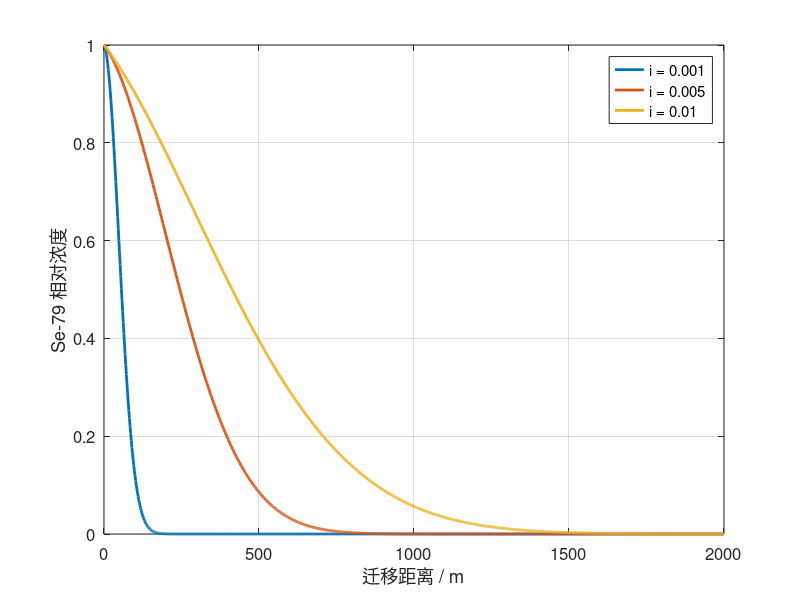

MATLAB code to generate this figure:
clc; clear; close all;

%% 距离
x = linspace(0,2000,1000);   % m

%% 水力坡度
i_list = [0.001, 0.005, 0.01];
label_list = {'i = 0.001','i = 0.005','i = 0.01'};

%% 参考坡度
i0 = 0.005;

%% 参数（与前一节保持一致）
L_ref = 350;      % 裂隙内前锋特征尺度 (m)
n = 2.0;          % 非线性指数
Lm0 = 1200;       % 基质交换特征长度 (m)

figure; hold on; box on;

for i = 1:length(i_list)
    ih = i_list(i);

    % 水力坡度控制的裂隙迁移尺度
    Lc = L_ref * (ih / i0);

    % 基质交换尺度（弱相关，可视为常数）
    Lm = Lm0;

    % 裂隙内前锋项
    front = exp( - (x ./ Lc).^n );

    % 基质交换损失项
    loss_matrix = exp( - x ./ Lm );

    % 裂隙域相对浓度
    C = front .* loss_matrix;

    plot(x, C, 'LineWidth', 2, ...
        'DisplayName', label_list{i});
end

xlabel('迁移距离 / m');
ylabel('Se-79 相对浓度');
% title('不同水力坡度条件下 Se-79 裂隙迁移特征（10^5 年）');
legend('Location','northeast');
grid on;
set(gca,'FontSize',12); 
